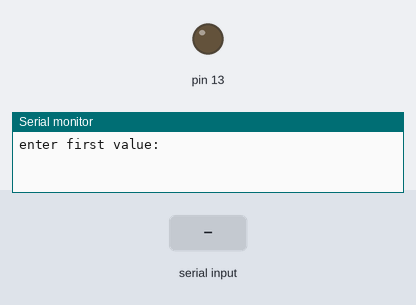
Bench run of a sketch on a simulated Arduino Uno, built with avr-gcc and run on an emulated ATmega328P. Shown: output pins drawn as LEDs (lit = HIGH), the last lines printed to the serial monitor. Dashed ring = blinking. The inputs (shaded band) are chosen by the test bench.

Above: at 0.9 s.
1.0 s: "90,45\n" received over Serial
At 1.8 s:
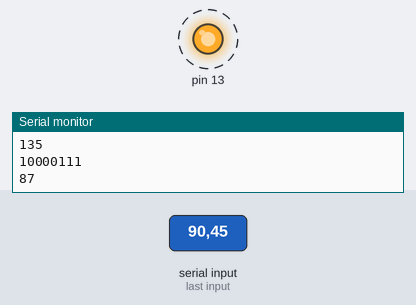
Timing chart, 0 to 10.0 s (numbered marks = the images above; inputs shaded):
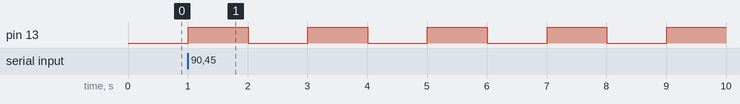

The sketch:

serial_input.ino
```cpp
void setup()
{
  int a,c,b;
  pinMode(13, OUTPUT);
  Serial.begin(9600);
  Serial.println("enter first value: ");
    while(Serial.available()==0){}
  a=Serial.parseInt();
  Serial.println(a,DEC);
  Serial.println("enter second value: ");
    while(Serial.available()==0){}
  b=Serial.parseInt();
  Serial.println(b,DEC);
  c=a+b;
  Serial.println("result:");
  Serial.println(c,DEC);
  Serial.println(c,BIN);
  Serial.println(c,HEX);
  for(int i=1;i<=c;i++){
    digitalWrite(13,1);
    delay(1000);
    digitalWrite(13,0);
    delay(1000);
  }
}

void loop()
{

}
```

Measured:
- after the input at 1.0 s, pin 13: alternates HIGH for 1.0 s and LOW for 1.0 s, starting at once
